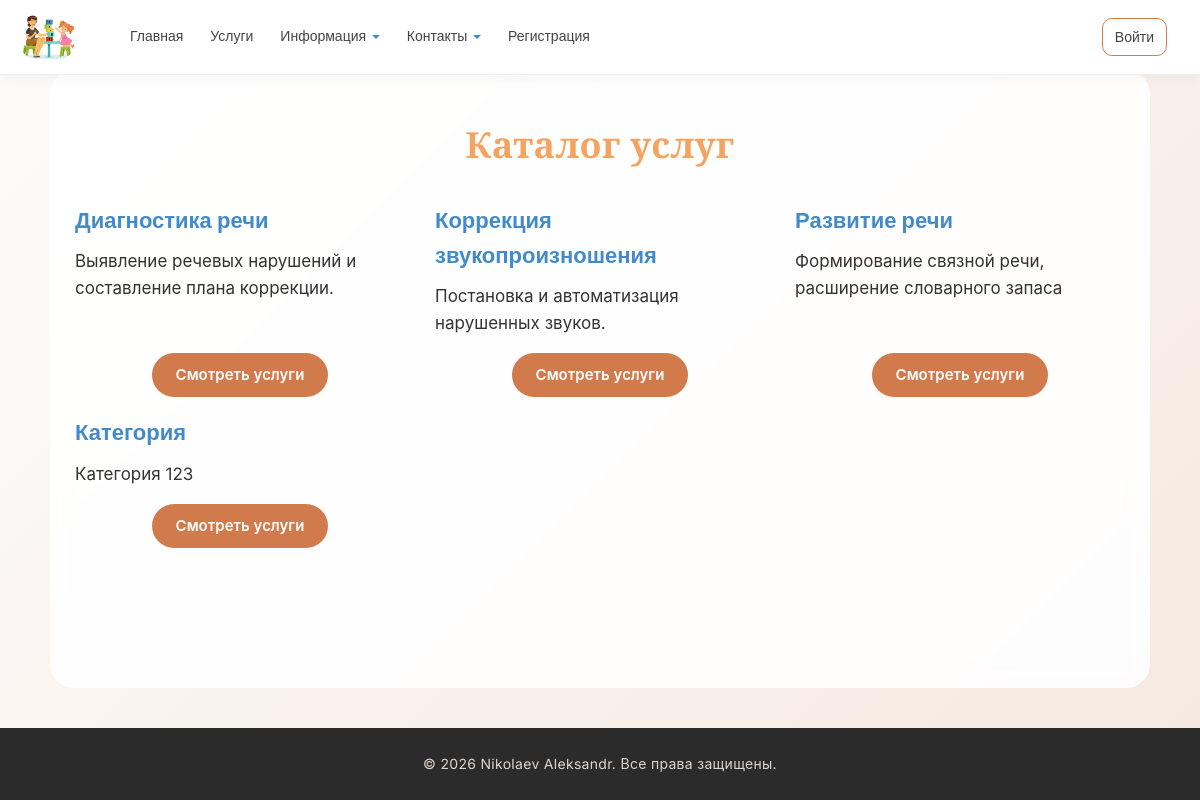
The app's page /catalog, older data.
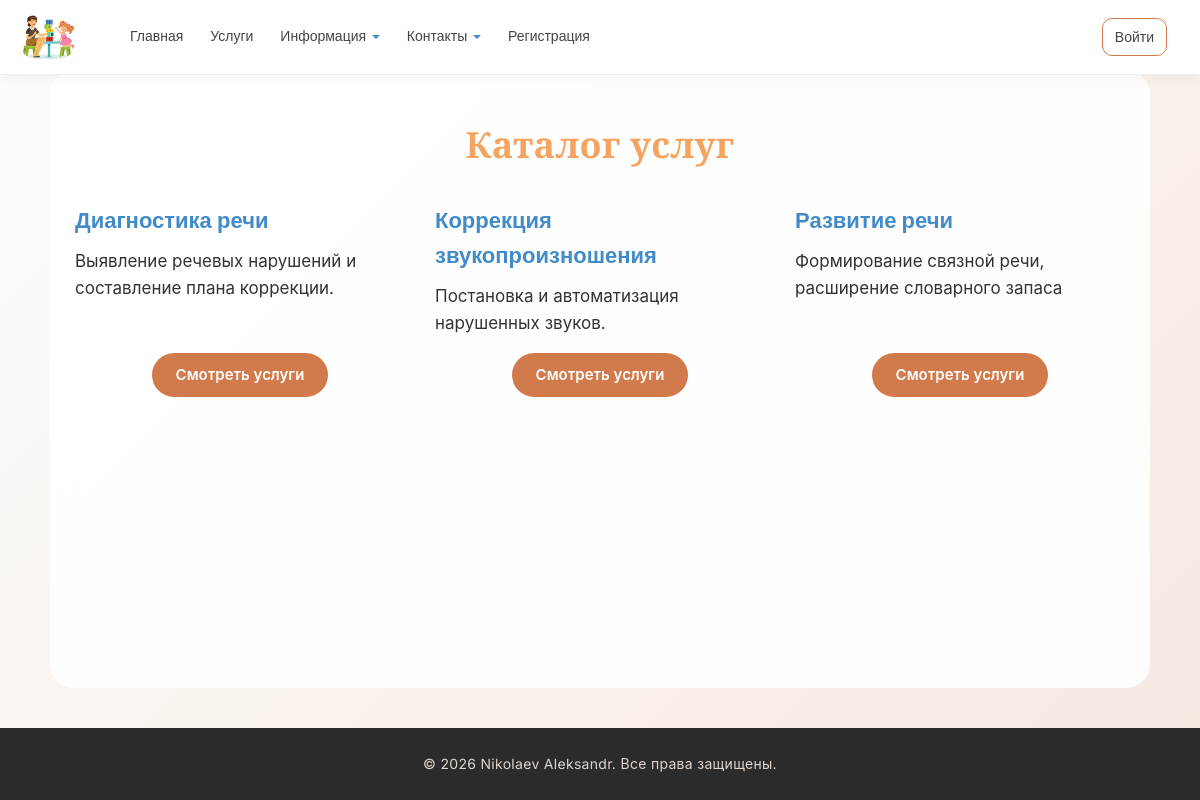
The same page, newer data.
### app/models.py (models this page shows, shortened)
class ServiceCategory(models.Model):
    name = models.CharField("Название категории",max_length=100)
    description = models.TextField(verbose_name ="Описание", blank=True)
    class Meta:
        verbose_name = "Категория услуги"
        verbose_name_plural = "Категории услуг"
    def get_absolute_url(self):
        return reverse('category_services', args=[str(self.id)])

### app/views.py (the view)
# urls.py: path('catalog', views.catalog, name='catalog'),
def catalog(request):
    categories = ServiceCategory.objects.all()
    return render(request, 'app/services/catalog.html', {
        'categories': categories,
        'title': 'Каталог услуг'
    })

### app/templates/app/services/catalog.html
{% extends "app/layout.html" %}
{% block content %}
<h2 class="title">{{ title }}</h2>
<div class="row">
    {% for category in categories %}
    <div class="col-md-4 mb-4">
        <div class="card catalog-card">
            <div class="card-body catalog-card-body">
                <a href="{{ category.get_absolute_url }}" class="subtitle">{{ category.name }}</a>
                <div class="description catalog-card-desc">{{ category.description|truncatewords:20 }}</div>
                <div class="text-center">
                    <a href="{{ category.get_absolute_url }}" class="btn-base btn-brand">Смотреть услуги</a>
                </div>
            </div>
        </div>
    </div>
    {% empty %}
    <div class="col-12">
        <p class="description">Категории пока не добавлены</p>
    </div>
    {% endfor %}
</div>
{% endblock %}

Row changes from the older to the newer data that the page shows:
removed ServiceCategory: name "Категория", description "Категория 123"
